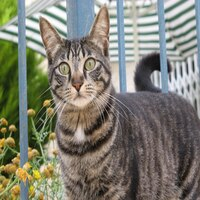
#> input picture flask/images/CAT2007_05_16.jpg, 200 x 200 px, found by its file name; its folder holds only this picture in this run
$ python -i app.py   (imports and definitions only)   (older library calls are emulated)
#> lines starting #> are read from the running program, lines starting #| are printed output that depends on the picture
from flask import Flask, render_template,request,redirect,session,url_for,jsonify,flash
import os
import numpy
from PIL import Image
import cv2
import skimage.feature
import math

# [1 line not run here, left out]
#connecter avec la base #
# [1 line that did not run here, left out]


#-------------------------------------------------------------------------------------------------------#
# page d'accueil #
# [3 lines that did not run here, left out]
###########

def histogram(killy):
    maximum = numpy.max(killy)
    minimum = numpy.min(killy)
    dim = maximum - minimum + 1
    hist, bins = numpy.histogram(killy, bins=dim)
    return hist

def readFiles(entry):
#> called with entry = 'images/CAT2007_05_16.jpg'
    image1 = Image.open('images/'+entry)
#> image1 is the input picture: PIL image 200x200 RGB; mean R, G, B 127.5, 126.8, 113.8
    image_gray = image1.convert('L')
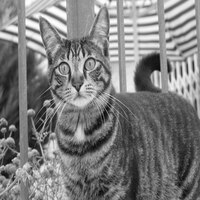
#> image_gray: PIL image 200x200 L; min 1, max 255, mean 125.5
    killy = numpy.array(image_gray)
    hist1 = histogram(killy)
#> in histogram, `maximum = numpy.max(killy)`: maximum = 255
#> in histogram, `minimum = numpy.min(killy)`: minimum = 1
#> in histogram, `dim = maximum - minimum + 1`: dim = 255
#> in histogram, `hist, bins = numpy.histogram(killy, bins=dim)`: hist = 255 values, max 317 at index 89, min 0 at index 1, mean 156.9; bins = 256 values from 1 to 255
#> hist1 has the same summary as hist in histogram
    return(hist1)

# [22 lines left out: function calcul_distance, not called in this run]

# upload #

dictionary={}
# [18 lines that did not run here, left out]

def Gris(image):
    gray = normalisationImage(image)
    return gray

#Normalisation de l'image
# [4 lines left out: function normalisationImage, not called in this run]


#Histogramme d'une image à niveau de gris
def Histogramme(mat):
    histogramme = cv2.calcHist([mat], [0], None, [24,24, 24],[0, 256])
    return histogramme

#Calcul de la distance
def CalculDistance(image1,image2):
    d = (numpy.linalg.norm((image1-image2))/5)
    return d

#Matrice de co-occurence
# [57 lines left out: functions MatCooccurence, ParamCooccurence, Apprentissage, Calcul_distance, read, upload_file1, not called in this run]


dictionary2={}
# [26 lines that did not run here, left out]

# [3 lines that did not run here, left out]


#main#
# [2 lines not run here, left out]
#------------------------#

>>> result = readFiles('images/CAT2007_05_16.jpg')
#> result has the same summary as hist in histogram

$ run again, on flask/images/Cat_November_2010-1a.jpg
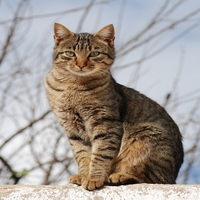
#> input picture flask/images/Cat_November_2010-1a.jpg, 200 x 200 px, found by its file name
#> in readFiles, image1 is the input picture: PIL image 200x200 RGB; mean R, G, B 161.8, 154.8, 150
#> in readFiles, `image_gray = image1.convert('L')`:
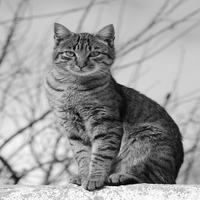
#> image_gray: PIL image 200x200 L; min 1, max 254, mean 156.4
#> maximum = 254
#> minimum = 1
#> dim = 254
#> hist = 254 values, max 695 at index 191, min 1 at index 2, mean 157.5; bins = 255 values from 1 to 254
#> hist1 has the same summary as hist in histogram
#> result has the same summary as hist in histogram

$ run again, on flask/images/cat-g14d70302a_1920.jpg
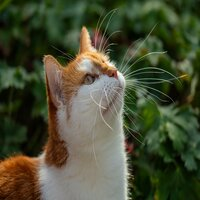
#> input picture flask/images/cat-g14d70302a_1920.jpg, 200 x 200 px, found by its file name
#> in readFiles, image1 is the input picture: PIL image 200x200 RGB; mean R, G, B 72.9, 77.7, 52.7
#> in readFiles, `image_gray = image1.convert('L')`:
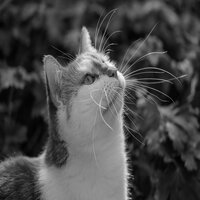
#> image_gray: PIL image 200x200 L; min 1, max 254, mean 73.4
#> maximum = 254
#> minimum = 1
#> dim = 254
#> hist = 254 values, max 462 at index 21, min 0 at index 230, mean 157.5; bins = 255 values from 1 to 254
#> hist1 has the same summary as hist in histogram
#> result has the same summary as hist in histogram
